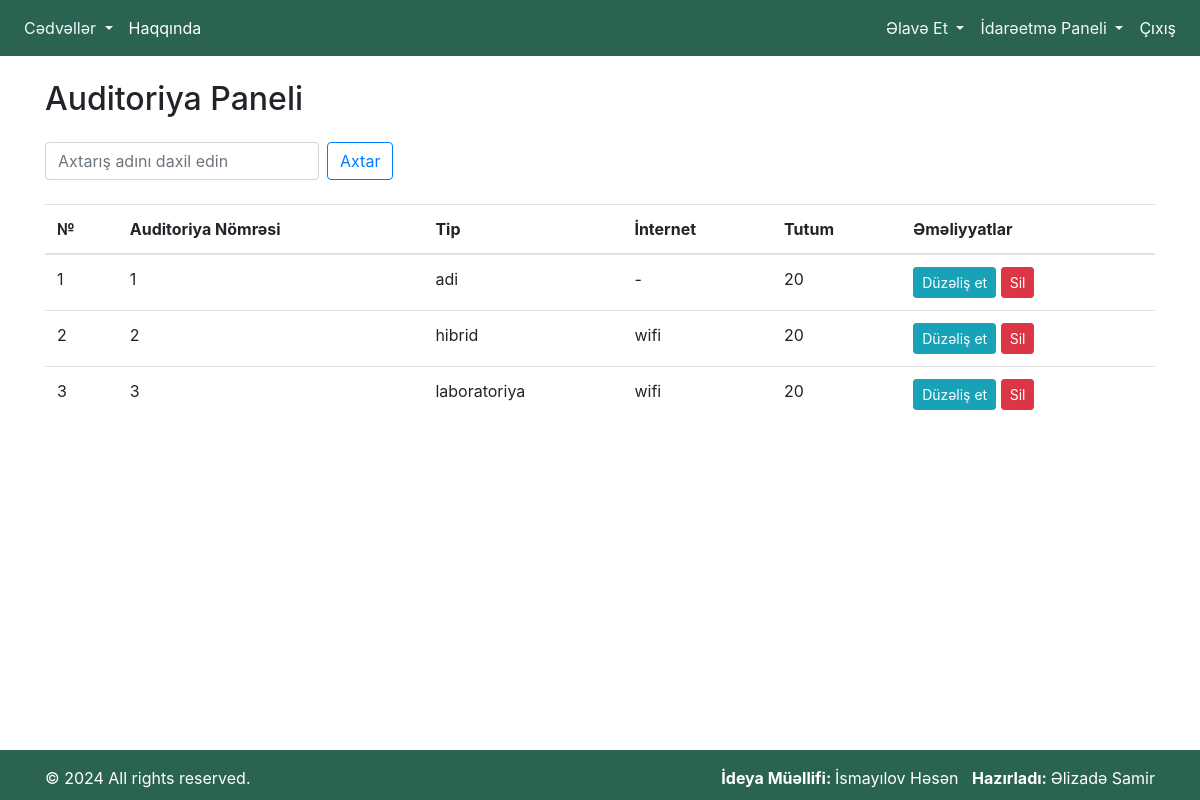
The app's page /classroom-panel/ (signed in), older data.
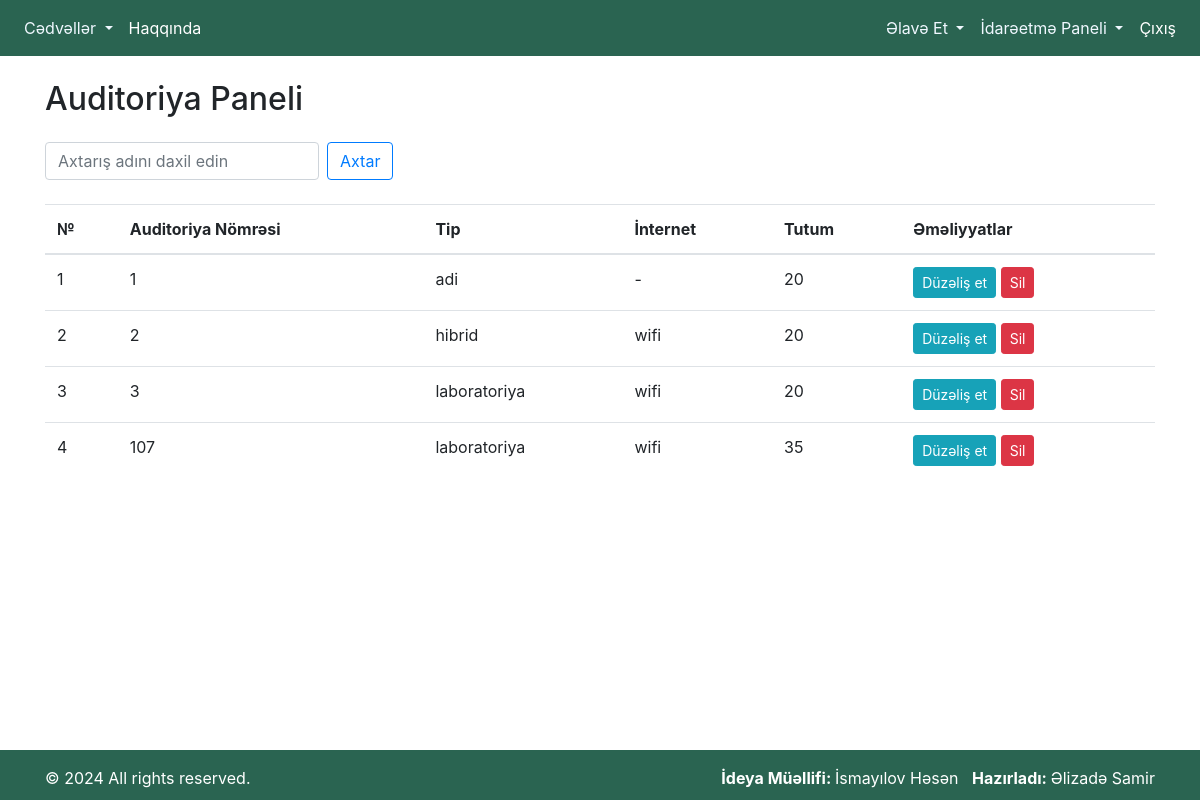
The same page, newer data.
### lesson_calendar/models.py (models this page shows, shortened)
class Classroom(models.Model):
    id = models.IntegerField(primary_key=True)
    class_number = models.IntegerField()
    CLASSROOM_TYPES = (
        ('adi', 'Adi'),
        ('hibrid', 'Hibrid'),
        ('laboratoriya', 'Laboratoriya'),
    )
    is_simple_classroom = models.CharField(max_length=20, choices=CLASSROOM_TYPES, default='adi')
    CLASSROOM_NETWORK_TYPES = (
        ('-', '-'),
        ('wifi', 'Wifi'),
    )
    classroom_network_types = models.CharField(max_length=10, choices=CLASSROOM_NETWORK_TYPES, null=True)
    class_capacity = models.IntegerField(default=20)

### lesson_calendar/views.py (the view)
# urls.py: path('classroom-panel/', login_required(classroom_panel), name='classroom_panel'),
def classroom_panel(request):
    classrooms = Classroom.objects.all()
    query = request.GET.get('q')
    if query:
        classrooms = classrooms.filter(class_number__icontains=query)
    return render(request, 'classroom_panel.html', {'classrooms': classrooms})

### templates/classroom_panel.html
{% extends 'index.html' %}
{% block content %}
<div class="container mt-4">
    <h2 class="mb-4">Auditoriya Paneli</h2>
    <form method="GET" class="mb-3">
        <div class="form-inline mb-4">
            <input type="text" name="q" class="form-control mr-sm-2" placeholder="Axtarış adını daxil edin">
            <button class="btn btn-outline-primary my-2 my-sm-0" type="submit">Axtar</button>
        </div>
    </form>
    <table class="table">
        <thead>
            <tr>
                <th scope="col">№</th>
                <th scope="col">Auditoriya Nömrəsi</th>
                <th scope="col">Tip</th>
                <th scope="col">İnternet</th>
                <th scope="col">Tutum</th>
                <th scope="col">Əməliyyatlar</th>
            </tr>
        </thead>
        <tbody>
            {% for classroom in classrooms %}
            <tr>
                <td>{{ forloop.counter }}</td>
                <td>{{ classroom.class_number }}</td>
                <td>{{ classroom.is_simple_classroom }}</td>
                <td>{{ classroom.classroom_network_types }}</td>
                <td>{{ classroom.class_capacity }}</td>
                <td>
                    <a href="{% url 'update_classroom' classroom.pk %}" class="btn btn-sm btn-info">Düzəliş et</a>
                    <a href="{% url 'delete_classroom' classroom.pk %}" class="btn btn-sm btn-danger" onclick="return confirm('Bu auditoriyanı silmək istədiyinizə əminsiniz?')">Sil</a>
                </td>
            </tr>
            {% endfor %}
        </tbody>
    </table>
</div>
<br>
<br>
{% endblock %}

Row changes from the older to the newer data that the page shows:
added Classroom: class_number "107", is_simple_classroom "laboratoriya", classroom_network_types "wifi", class_capacity "35"
